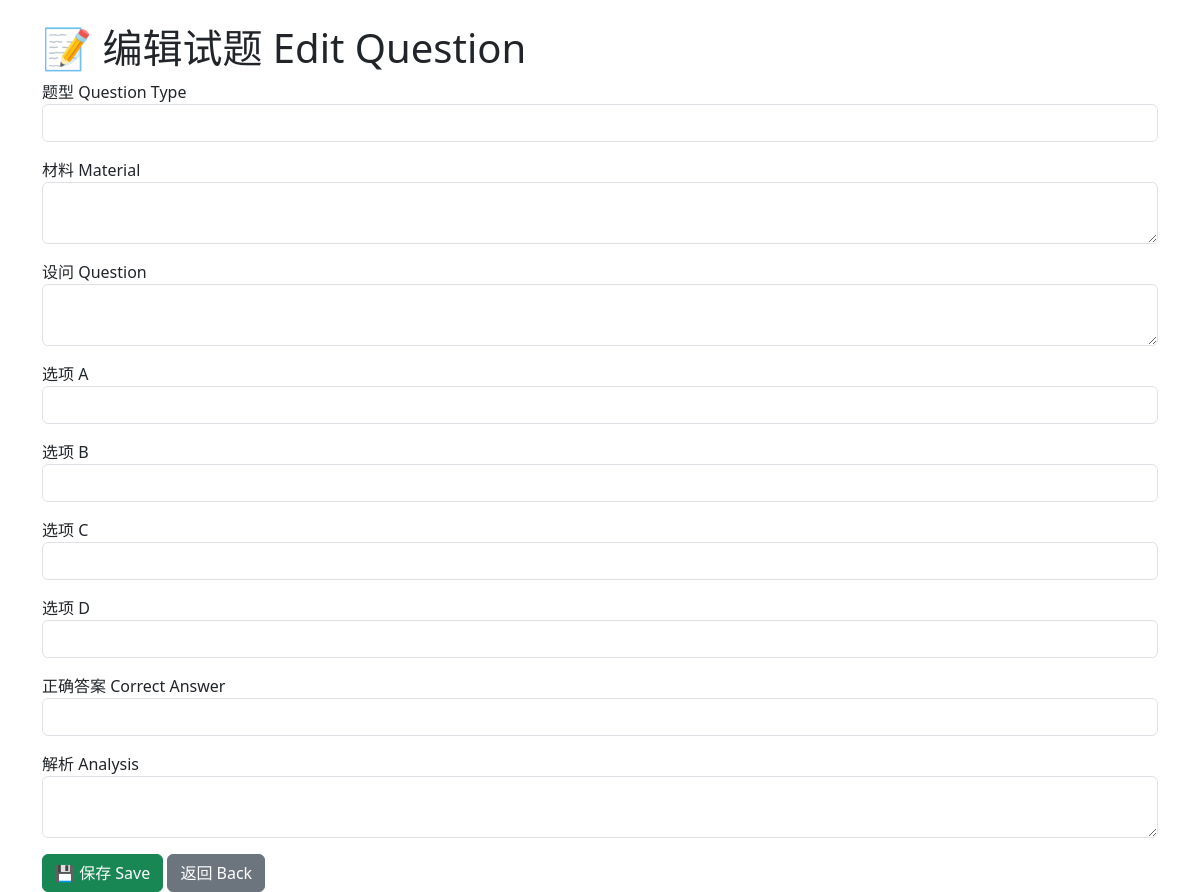
Page /edit/7 on the earlier database version.
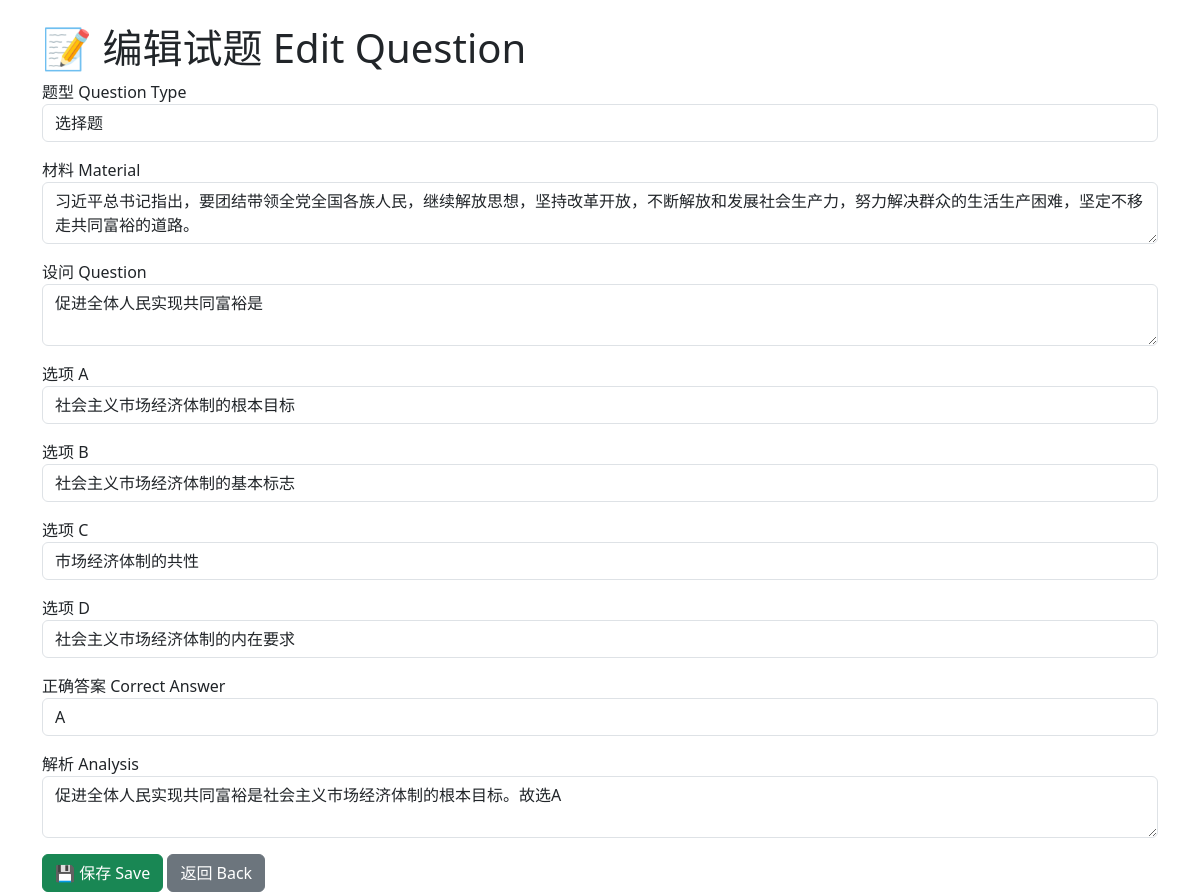
Same page on the later database version.
### tables this page shows
CREATE TABLE questions (
        id INTEGER PRIMARY KEY AUTOINCREMENT,
        question_type TEXT NOT NULL,  -- '选择题', '填空题', '问答题'
        material TEXT NOT NULL,       -- 材料部分
        question_text TEXT NOT NULL,  -- 设问
        option_a TEXT,  -- 选项A
        option_b TEXT,  -- 选项B
        option_c TEXT,  -- 选项C
        option_d TEXT,  -- 选项D
        correct_answer TEXT,  -- 正确答案
        analysis TEXT  -- 解析
    );

### app.py (the view, shortened to what this page needs)
@app.route('/edit/<int:id>', methods=['GET', 'POST'])
def edit_question(id):
    conn = get_db_connection()
    question = conn.execute('SELECT * FROM questions WHERE id = ?', (id,)).fetchone()
    conn.close()
    return render_template('edit_question.html', question=question)

### app.py (called while the page is built)
def get_db_connection():
    conn = sqlite3.connect('sztweb.db')
    conn.row_factory = sqlite3.Row
    return conn

### templates/edit_question.html (shortened to what this page needs)
<!DOCTYPE html>
<html>
<head>
    <link href="https://cdn.jsdelivr.net/npm/bootstrap@5.3.0/dist/css/bootstrap.min.css" rel="stylesheet">
</head>
<body class="container mt-4">
    <h1>📝 编辑试题 Edit Question</h1>
    <form method="post">
        <div class="mb-3">
            <label>题型 Question Type</label>
            <input type="text" name="question_type" class="form-control" value="{{ question['question_type'] }}">
        </div>
        <div class="mb-3">
            <label>材料 Material</label>
            <textarea name="material" class="form-control">{{ question['material'] }}</textarea>
        </div>
        <div class="mb-3">
            <label>设问 Question</label>
            <textarea name="question_text" class="form-control">{{ question['question_text'] }}</textarea>
        </div>
        <div class="mb-3">
            <label>选项 A</label>
            <input type="text" name="option_a" class="form-control" value="{{ question['option_a'] }}">
        </div>
        <div class="mb-3">
            <label>选项 B</label>
            <input type="text" name="option_b" class="form-control" value="{{ question['option_b'] }}">
        </div>
        <div class="mb-3">
            <label>选项 C</label>
            <input type="text" name="option_c" class="form-control" value="{{ question['option_c'] }}">
        </div>
        <div class="mb-3">
            <label>选项 D</label>
            <input type="text" name="option_d" class="form-control" value="{{ question['option_d'] }}">
        </div>
        <div class="mb-3">
            <label>正确答案 Correct Answer</label>
            <input type="text" name="correct_answer" class="form-control" value="{{ question['correct_answer'] }}">
        </div>
        <div class="mb-3">
            <label>解析 Analysis</label>
            <textarea name="analysis" class="form-control">{{ question['analysis'] }}</textarea>
        </div>
        <button type="submit" class="btn btn-success">💾 保存 Save</button>
        <a href="/" class="btn btn-secondary">返回 Back</a>
    </form>
</body>
</html>

Differences in the rows shown:
added questions: question_type "选择题", material "习近平总书记指出，要团结带领全党全国各族人民，继续解放思想，坚持改革开放，不断解放和发展社会生产力，努力解决群众的生活生产困难，坚定不移走共同富裕的道路。", question_text "促进全体人民实现共同富裕是", option_a "社会主义市场经济体制的根本目标", option_b "社会主义市场经济体制的基本标志", option_c "市场经济体制的共性", option_d "社会主义市场经济体制的内在要求", correct_answer "A", analysis "促进全体人民实现共同富裕是社会主义市场经济体制的根本目标。故选A"
